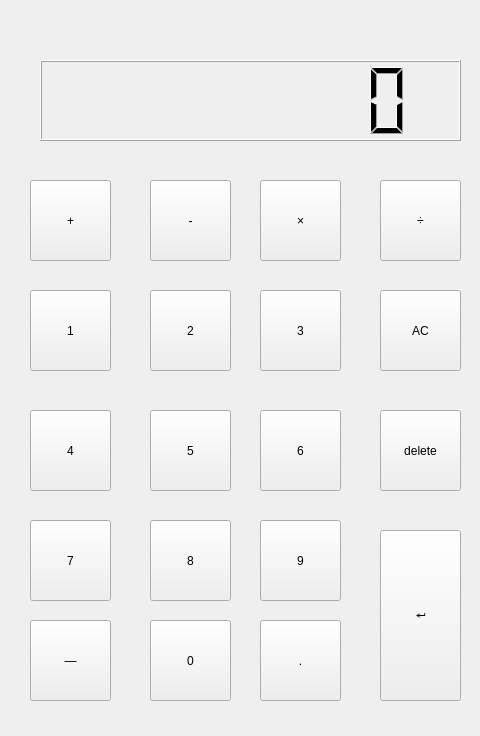
<?xml version="1.0" encoding="UTF-8"?>
<ui version="4.0">
 <class>calculator</class>
 <widget class="QWidget" name="calculator">
  <property name="geometry">
   <rect>
    <x>0</x>
    <y>0</y>
    <width>480</width>
    <height>736</height>
   </rect>
  </property>
  <property name="windowTitle">
   <string>Form</string>
  </property>
  <widget class="QPushButton" name="Button_1">
   <property name="geometry">
    <rect>
     <x>30</x>
     <y>290</y>
     <width>81</width>
     <height>81</height>
    </rect>
   </property>
   <property name="text">
    <string>1</string>
   </property>
   <attribute name="buttonGroup">
    <string notr="true">buttonGroup_number</string>
   </attribute>
  </widget>
  <widget class="QPushButton" name="Button_2">
   <property name="geometry">
    <rect>
     <x>150</x>
     <y>290</y>
     <width>81</width>
     <height>81</height>
    </rect>
   </property>
   <property name="text">
    <string>2</string>
   </property>
   <attribute name="buttonGroup">
    <string notr="true">buttonGroup_number</string>
   </attribute>
  </widget>
  <widget class="QPushButton" name="Button_3">
   <property name="geometry">
    <rect>
     <x>260</x>
     <y>290</y>
     <width>81</width>
     <height>81</height>
    </rect>
   </property>
   <property name="text">
    <string>3</string>
   </property>
   <attribute name="buttonGroup">
    <string notr="true">buttonGroup_number</string>
   </attribute>
  </widget>
  <widget class="QPushButton" name="Button_4">
   <property name="geometry">
    <rect>
     <x>30</x>
     <y>410</y>
     <width>81</width>
     <height>81</height>
    </rect>
   </property>
   <property name="text">
    <string>4</string>
   </property>
   <attribute name="buttonGroup">
    <string notr="true">buttonGroup_number</string>
   </attribute>
  </widget>
  <widget class="QPushButton" name="Button_5">
   <property name="geometry">
    <rect>
     <x>150</x>
     <y>410</y>
     <width>81</width>
     <height>81</height>
    </rect>
   </property>
   <property name="text">
    <string>5</string>
   </property>
   <attribute name="buttonGroup">
    <string notr="true">buttonGroup_number</string>
   </attribute>
  </widget>
  <widget class="QPushButton" name="Button_6">
   <property name="geometry">
    <rect>
     <x>260</x>
     <y>410</y>
     <width>81</width>
     <height>81</height>
    </rect>
   </property>
   <property name="text">
    <string>6</string>
   </property>
   <attribute name="buttonGroup">
    <string notr="true">buttonGroup_number</string>
   </attribute>
  </widget>
  <widget class="QPushButton" name="Button_7">
   <property name="geometry">
    <rect>
     <x>30</x>
     <y>520</y>
     <width>81</width>
     <height>81</height>
    </rect>
   </property>
   <property name="text">
    <string>7</string>
   </property>
   <attribute name="buttonGroup">
    <string notr="true">buttonGroup_number</string>
   </attribute>
  </widget>
  <widget class="QPushButton" name="Button_8">
   <property name="geometry">
    <rect>
     <x>150</x>
     <y>520</y>
     <width>81</width>
     <height>81</height>
    </rect>
   </property>
   <property name="text">
    <string>8</string>
   </property>
   <attribute name="buttonGroup">
    <string notr="true">buttonGroup_number</string>
   </attribute>
  </widget>
  <widget class="QPushButton" name="Button_9">
   <property name="geometry">
    <rect>
     <x>260</x>
     <y>520</y>
     <width>81</width>
     <height>81</height>
    </rect>
   </property>
   <property name="text">
    <string>9</string>
   </property>
   <attribute name="buttonGroup">
    <string notr="true">buttonGroup_number</string>
   </attribute>
  </widget>
  <widget class="QPushButton" name="Button_0">
   <property name="geometry">
    <rect>
     <x>150</x>
     <y>620</y>
     <width>81</width>
     <height>81</height>
    </rect>
   </property>
   <property name="text">
    <string>0</string>
   </property>
   <attribute name="buttonGroup">
    <string notr="true">buttonGroup_number</string>
   </attribute>
  </widget>
  <widget class="QPushButton" name="Button_minus">
   <property name="geometry">
    <rect>
     <x>30</x>
     <y>620</y>
     <width>81</width>
     <height>81</height>
    </rect>
   </property>
   <property name="text">
    <string>—</string>
   </property>
  </widget>
  <widget class="QPushButton" name="Button_point">
   <property name="geometry">
    <rect>
     <x>260</x>
     <y>620</y>
     <width>81</width>
     <height>81</height>
    </rect>
   </property>
   <property name="text">
    <string>.</string>
   </property>
  </widget>
  <widget class="QPushButton" name="Button_13">
   <property name="geometry">
    <rect>
     <x>380</x>
     <y>530</y>
     <width>81</width>
     <height>171</height>
    </rect>
   </property>
   <property name="text">
    <string>↵</string>
   </property>
  </widget>
  <widget class="QPushButton" name="Button_delete">
   <property name="geometry">
    <rect>
     <x>380</x>
     <y>410</y>
     <width>81</width>
     <height>81</height>
    </rect>
   </property>
   <property name="text">
    <string>delete</string>
   </property>
  </widget>
  <widget class="QPushButton" name="Button_AC">
   <property name="geometry">
    <rect>
     <x>380</x>
     <y>290</y>
     <width>81</width>
     <height>81</height>
    </rect>
   </property>
   <property name="text">
    <string>AC</string>
   </property>
  </widget>
  <widget class="QLCDNumber" name="lcdNumber">
   <property name="geometry">
    <rect>
     <x>40</x>
     <y>60</y>
     <width>421</width>
     <height>81</height>
    </rect>
   </property>
   <property name="digitCount">
    <number>8</number>
   </property>
  </widget>
  <widget class="QPushButton" name="Button_time">
   <property name="geometry">
    <rect>
     <x>260</x>
     <y>180</y>
     <width>81</width>
     <height>81</height>
    </rect>
   </property>
   <property name="text">
    <string>×</string>
   </property>
   <attribute name="buttonGroup">
    <string notr="true">buttonGroup_sign</string>
   </attribute>
  </widget>
  <widget class="QPushButton" name="Button_subtract">
   <property name="geometry">
    <rect>
     <x>150</x>
     <y>180</y>
     <width>81</width>
     <height>81</height>
    </rect>
   </property>
   <property name="text">
    <string>-</string>
   </property>
   <attribute name="buttonGroup">
    <string notr="true">buttonGroup_sign</string>
   </attribute>
  </widget>
  <widget class="QPushButton" name="Button_plus">
   <property name="geometry">
    <rect>
     <x>30</x>
     <y>180</y>
     <width>81</width>
     <height>81</height>
    </rect>
   </property>
   <property name="text">
    <string>+</string>
   </property>
   <attribute name="buttonGroup">
    <string notr="true">buttonGroup_sign</string>
   </attribute>
  </widget>
  <widget class="QPushButton" name="Button_divide">
   <property name="geometry">
    <rect>
     <x>380</x>
     <y>180</y>
     <width>81</width>
     <height>81</height>
    </rect>
   </property>
   <property name="text">
    <string>÷</string>
   </property>
   <attribute name="buttonGroup">
    <string notr="true">buttonGroup_sign</string>
   </attribute>
  </widget>
 </widget>
 <resources/>
 <connections/>
 <buttongroups>
  <buttongroup name="buttonGroup_number"/>
  <buttongroup name="buttonGroup_sign"/>
 </buttongroups>
</ui>
